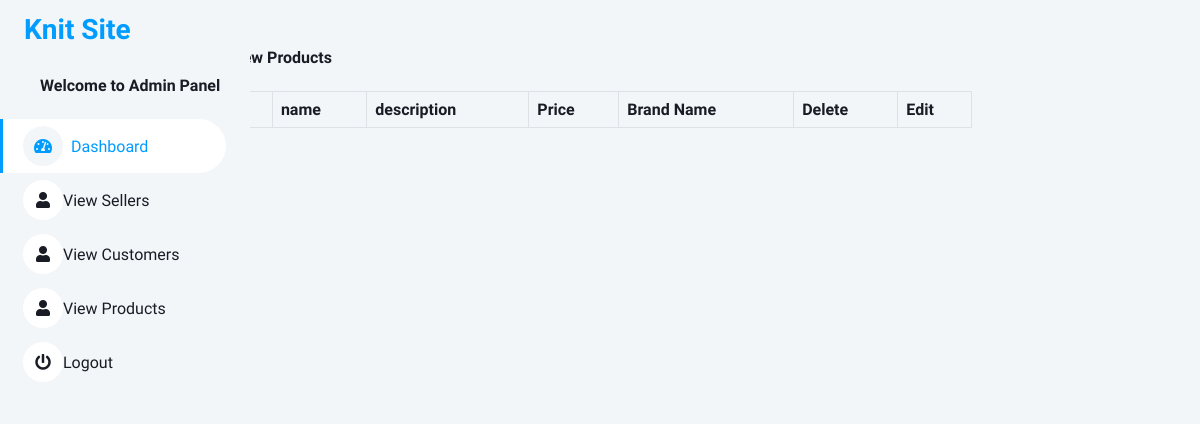
Before: /Admin/view_products.php with the older database file.
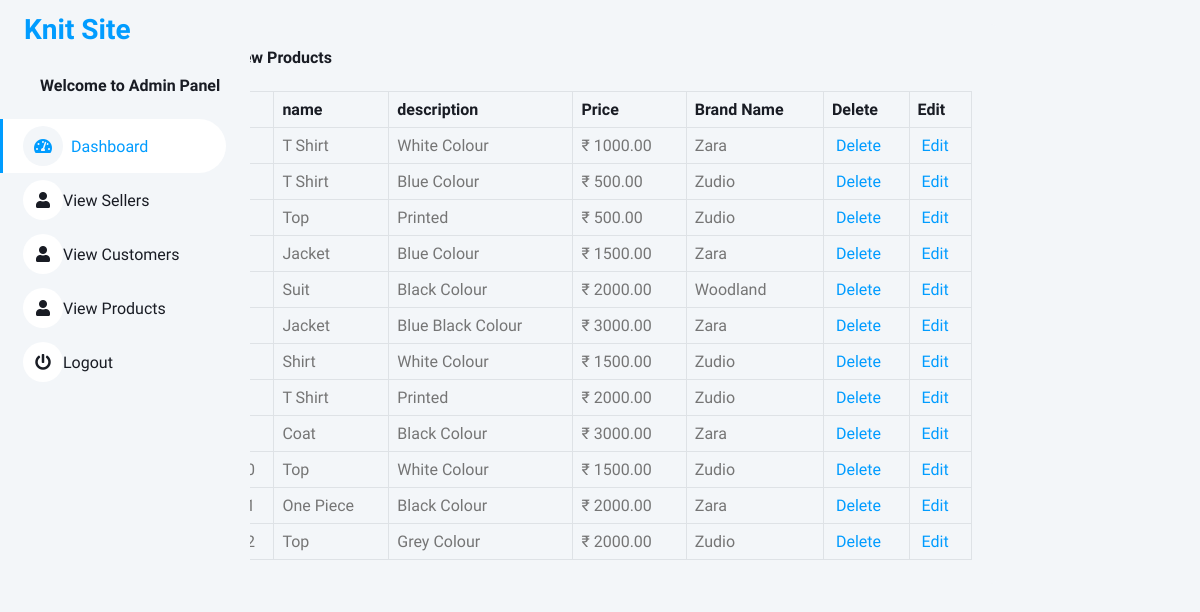
After: the same page with the newer database file.
### tables this page shows
CREATE TABLE `products` (
  `id` int(11) NOT NULL,
  `name` varchar(255) NOT NULL,
  `description` text DEFAULT NULL,
  `price` decimal(10,2) NOT NULL,
  `brand_name` varchar(255) DEFAULT NULL,
  `category` varchar(255) DEFAULT NULL,
  `image_path` varchar(255) DEFAULT NULL,
  `add_date` timestamp NOT NULL DEFAULT current_timestamp(),
  `status` int(1) DEFAULT 1,
  `SID` int(11) DEFAULT NULL,
  `quantity` int(11) DEFAULT NULL
);

### Admin/view_products.php (the view)
<?php
include 'includes/sidebar.php';
include 'includes/db.php';
?>
            <div class="container-fluid pt-4 px-4" style="width: 70% !important;">
                <div class="bg-light text-center rounded p-4">
                    <div class="d-flex align-items-center justify-content-between mb-4">
                        <h6 class="mb-0">View Products</h6>
                    </div>
                    <div class="table-responsive">
                        <table class="table text-start align-middle table-bordered table-hover mb-0">
                            <thead>
                                <tr class="text-dark">
                                    <th scope="col">#</th>
                                    <th scope="col">name</th>
                                    <th scope="col">description</th>
                                    <th scope="col">Price</th>
                                    <th scope="col">Brand Name</th>
                                    <th scope="col">Delete</th>
                                    <th scope="col">Edit</th>
                                </tr>
                            </thead>
                            <tbody>
                                <?php
                                $i = 0;
                                $get_pro = "select * from products";
                                $run_pro = mysqli_query($connection, $get_pro);
                                while ($row_pro = mysqli_fetch_array($run_pro)) {
                                    $pro_id = $row_pro['id'];
                                    $pro_name = $row_pro['name'];
                                    $pro_title = $row_pro['description'];
                                    $pro_price = $row_pro['price'];
                                    $pro_brandname= $row_pro['brand_name'];
                                    $i++;
                                    ?>
                                    <tr>
                                        <td><?php echo $i; ?></td>
                                        <td><?php echo $pro_name  ; ?></td>
                                        <td><?php echo $pro_title; ?></td>
                                        <td>₹ <?php echo $pro_price; ?></td>
                                        <td><?php echo $pro_brandname; ?></td>
                                        <td>
                                            <a href="delete_product.php?delete_product=<?php echo $pro_id; ?>">
                                                <i class="fa fa-trash-o"> </i> Delete
                                            </a>
                                        </td>
                                        <td>
                                            <a href="edit_product.php?edit_product=<?php echo $pro_id; ?>">
                                                <i class="fa fa-pencil"> </i> Edit
                                            </a>
                                        </td>
                                    </tr>
<?php } ?>
                            </tbody>
                        </table>
                    </div>
                </div>
            </div>

Changed rows visible on the page:
added products: name "T Shirt", description "White Colour", price "1000.00", brand_name "Zara"
added products: name "T Shirt", description "Blue Colour", price "500.00", brand_name "Zudio"
added products: name "Top", description "Printed", price "500.00", brand_name "Zudio"
added products: name "Jacket", description "Blue Colour", price "1500.00", brand_name "Zara"
added products: name "Suit", description "Black Colour", price "2000.00", brand_name "Woodland"
added products: name "Jacket", description "Blue Black Colour", price "3000.00", brand_name "Zara"
added products: name "Shirt", description "White Colour", price "1500.00", brand_name "Zudio"
added products: name "T Shirt", description "Printed", price "2000.00", brand_name "Zudio"
added products: name "Coat", description "Black Colour", price "3000.00", brand_name "Zara"
added products: name "Top", description "White Colour", price "1500.00", brand_name "Zudio"
added products: name "One Piece", description "Black Colour", price "2000.00", brand_name "Zara"
added products: name "Top", description "Grey Colour", price "2000.00", brand_name "Zudio"
